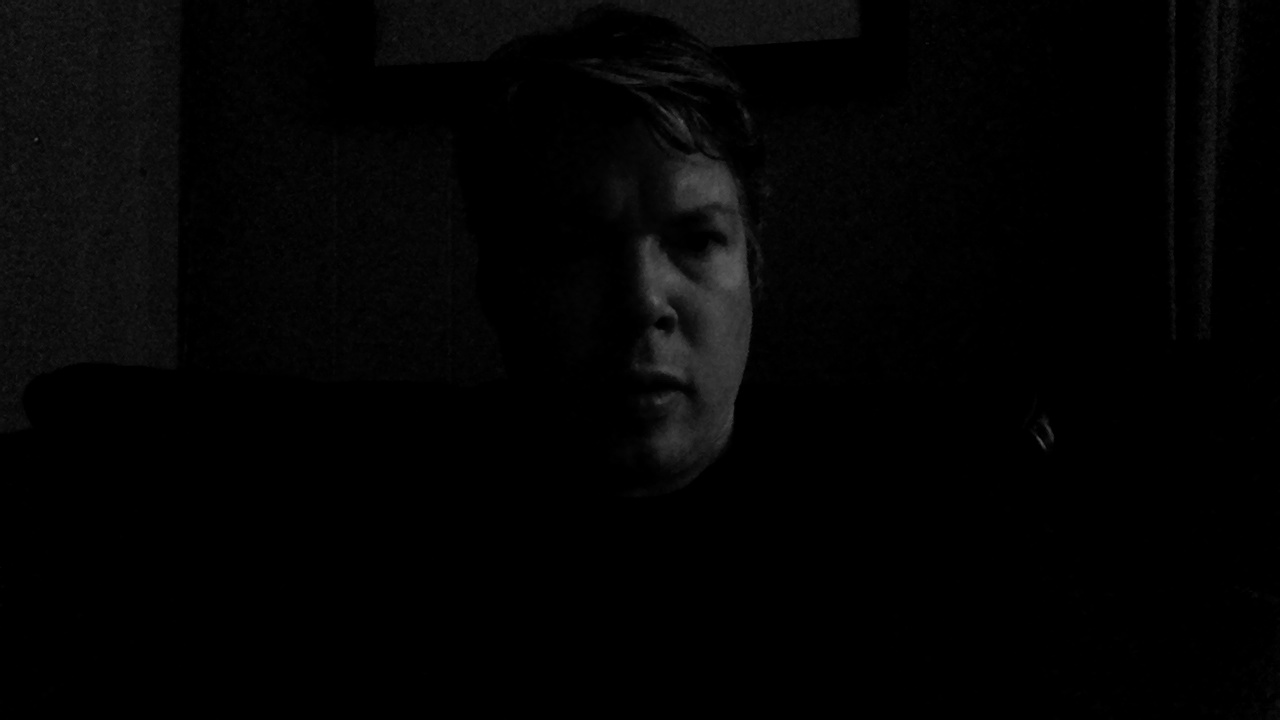
#> input picture images/image-0.jpg, 1280 x 720 px, given in place of the camera
$ python threshold.py
#> lines starting #> are read from the running program, lines starting #| are printed output that depends on the picture; after the words box and inside, x2 and y2 are one past the last pixel; in counts of white or black regions, pixels touching at a corner belong together
import numpy as np
import cv2

cap = cv2.VideoCapture(0)

t1 = 70
t2 = 255

while(True):
    # Capture frame-by-frame
    ret, frame = cap.read()
#> frame is the input picture: shape (720, 1280, 3); min 0, max 92, mean 3.7
    height, width, channels = frame.shape
#> height = 720; width = 1280; channels = 3

    # Our operations on the frame come here
    gray = cv2.cvtColor(frame, cv2.COLOR_BGR2GRAY)

    blur = cv2.GaussianBlur(gray, (5, 5), 0)
    ret, thresh1 = cv2.threshold(blur, t1, t2, cv2.THRESH_BINARY_INV + cv2.THRESH_OTSU)
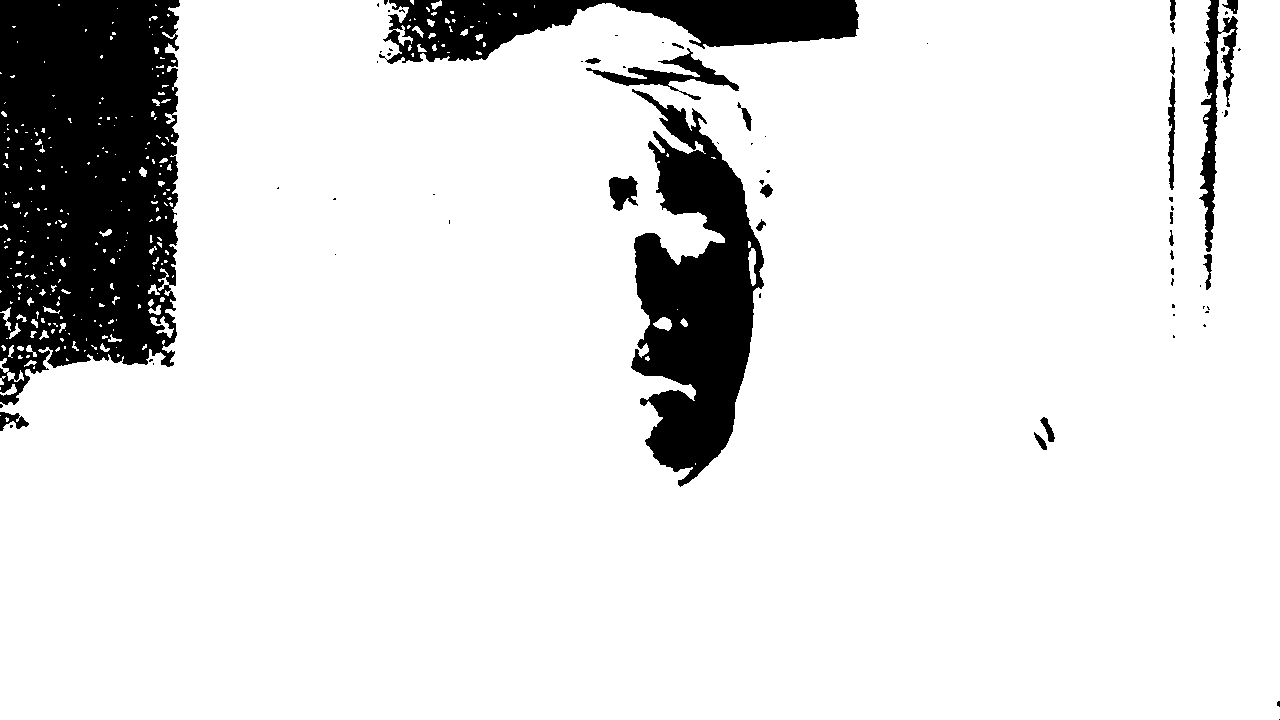
#> thresh1: shape (720, 1280); 87.6% white; 74 black regions (51 under 20 px), largest, box (x1, y1, x2, y2) and area: (0, 0, 180, 405) 60851, (631, 89, 764, 487) 28906, (379, 0, 859, 64) 16436
#> ret = 11

    text = "t1: %d; t2: %d" % (t1, t2)
    cv2.rectangle(thresh1, (0,0), (300, 40), (0,0,0), thickness=-1)
    cv2.putText(thresh1, text, (10, 30), cv2.FONT_HERSHEY_SIMPLEX, 1, (255, 255, 0), 2)
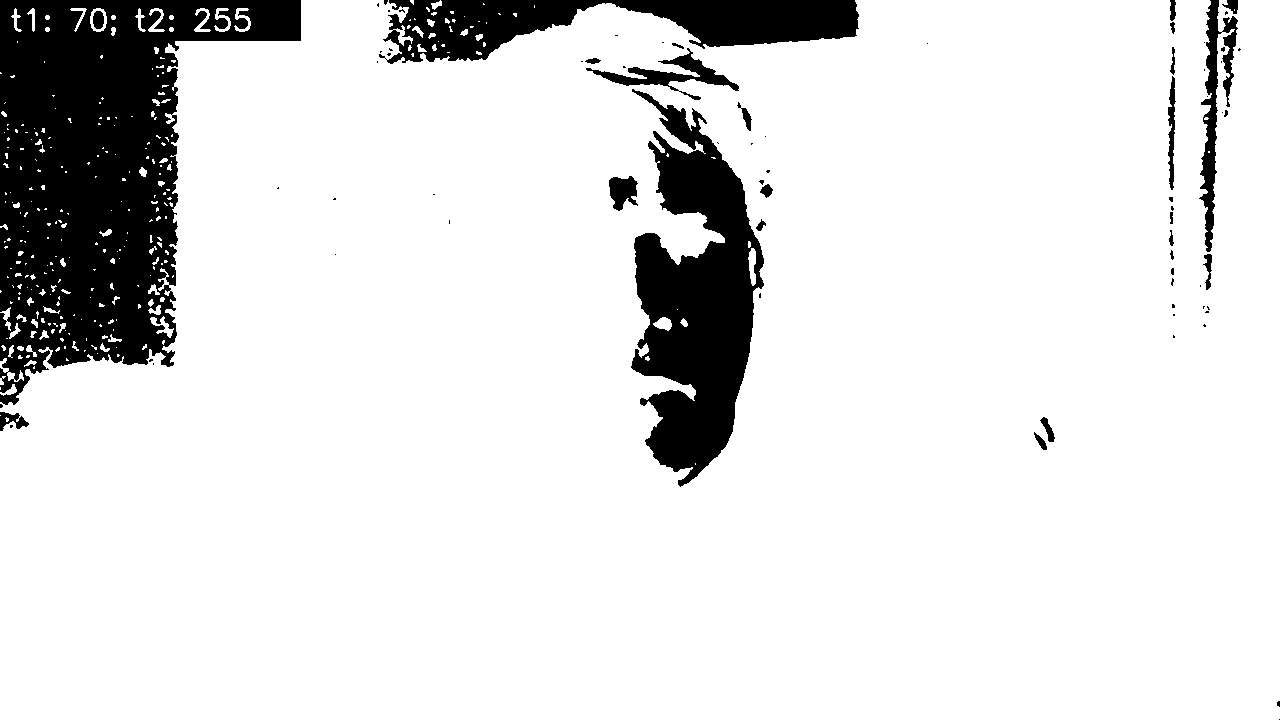
#> thresh1: shape (720, 1280); 87.2% white; 75 black regions (51 under 20 px), largest, box (x1, y1, x2, y2) and area: (0, 0, 301, 405) 64557, (631, 89, 764, 487) 28906, (379, 0, 859, 64) 16436


    # Display the resulting frame
    cv2.imshow('frame',thresh1)
    key = cv2.waitKey(1) & 0xFF
#> (key q is pressed here)

    if key == ord('q'):
        break
    elif key == ord('w'):
        t1 += 10
    elif key == ord('s'):
        t1 -= 10
    elif key == ord('e'):
        t2 += 10
    elif key == ord('d'):
        t2 -= 10

# When everything done, release the capture
cap.release()
cv2.destroyAllWindows()
